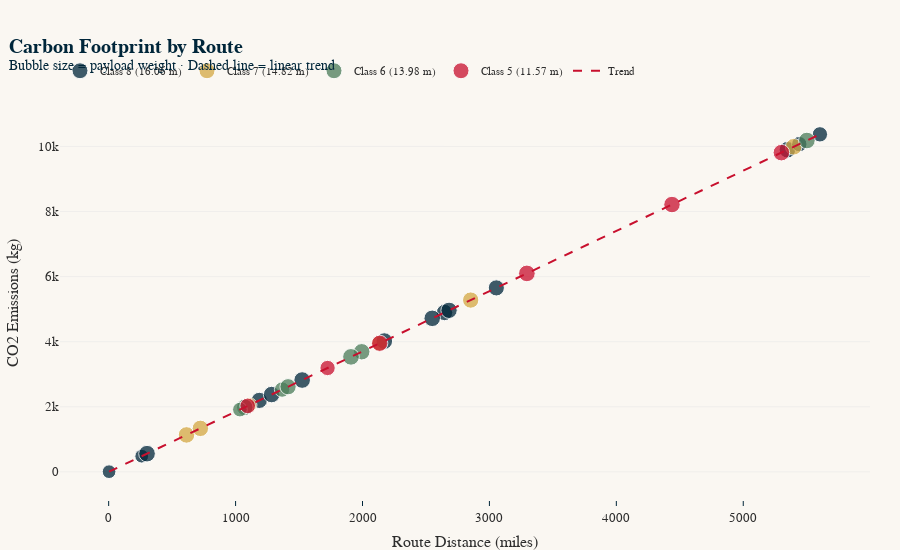

Source (notebook cell):
### Markdown cell above
---
## 5 - Carbon Footprint Analysis

Every gallon of diesel burned produces 10.18 kg of CO2 (EPA emission factor for highway diesel). The fleet's total emissions follow directly from fuel consumption:

$$\text{CO}_2 = \sum_{r \in \text{routes}} \frac{d_r}{\text{MPG}_r} \times 10.18 \;\text{kg}$$

where $d_r$ is the route distance in miles and $\text{MPG}_r$ is the fuel economy of the assigned truck.

The bubble chart below plots distance against CO2 for each route, with bubble size proportional to payload weight. The relationship is almost perfectly linear: long, heavy routes are the biggest emitters, and they are also the best candidates for electrification or rail intermodal on the trunk segment.

### Code cell
# ---
# CHART 5 · Carbon Bubble Chart -- Distance vs CO2 vs Payload
# ---

fig = go.Figure()

for cls in ["Class 8 (16.06 m)", "Class 7 (14.82 m)", "Class 6 (13.98 m)", "Class 5 (11.57 m)"]:
    mask = routes["Truck_Class"] == cls
    sub = routes[mask]
    fig.add_trace(go.Scatter(
        x=sub["Dist_mi"], y=sub["CO2_kg"],
        mode="markers", name=cls,
        marker=dict(
            size=sub["Weight_kg"] / 600,  # scale for readability
            color=class_colours[cls],
            opacity=0.75,
            line=dict(width=1, color="white"),
        ),
        hovertemplate=(
            "<b>Route %{customdata[0]}</b> (%{customdata[1]})<br>"
            "Distance: %{x:,.0f} mi<br>"
            "CO2: %{y:,.0f} kg<br>"
            "Payload: %{customdata[2]:,.0f} kg"
            "<extra></extra>"
        ),
        customdata=sub[["Route", "Driver", "Weight_kg"]].values,
    ))

# trend line
z = np.polyfit(routes["Dist_mi"], routes["CO2_kg"], 1)
x_line = np.linspace(routes["Dist_mi"].min(), routes["Dist_mi"].max(), 100)
fig.add_trace(go.Scatter(
    x=x_line, y=np.polyval(z, x_line),
    mode="lines", name="Trend",
    line=dict(color=ADM["crimson"], width=2, dash="dash"),
    hoverinfo="skip",
))

fig.update_layout(
    title="<b>Carbon Footprint by Route</b><br><sup>Bubble size = payload weight · Dashed line = linear trend</sup>",
    xaxis=dict(title="Route Distance (miles)"),
    yaxis=dict(title="CO2 Emissions (kg)"),
    height=550, width=900,
    legend=dict(orientation="h", yanchor="bottom", y=1.05, xanchor="left", x=0),
)
fig.show()

### Figure 1 — Plotly figure (JSON) as saved in the notebook; plotly's stock layout.template omitted (floating-point values rounded to 4 significant figures)
{"data": [{"customdata": [[13, "Steve", 8246.0], [14, "Dan", 8224.0], [19, "Steve", 9988.0], [21, "Steve", 9834.0], [26, "Steve", 9739.0], [30, "Dan", 9911], [38, "Dan", 9952.0], [40, "Dan", 9807.0], [43, "Dan", 9684.0], [63, "Steve", 9916.0], [74, "Steve", 9974.0], [90, "Dan", 9988.0], [125, "Dan", 9203.0], [126, "Steve", 9217]], "hovertemplate": "<b>Route %{customdata[0]}</b> (%{customdata[1]})<br>Distance: %{x:,.0f} mi<br>CO2: %{y:,.0f} kg<br>Payload: %{customdata[2]:,.0f} kg<extra></extra>", "marker": {"color": "#00263A", "line": {"color": "white", "width": 1}, "opacity": 0.75, "size": [13.74, 13.71, 16.65, 16.39, 16.23, 16.52, 16.59, 16.34, 16.14, 16.53, 16.62, 16.65, 15.34, 15.36]}, "mode": "markers", "name": "Class 8 (16.06 m)", "type": "scatter", "x": [260.2, 3.1, 302.2, 2646.0, 1187.0, 2549.0, 5348.0, 2682.0, 3054.0, 1284.0, 1524.0, 2172.0, 5604.0, 5442.0], "y": [481.7, 5.7, 559.3, 4898.0, 2196.0, 4718.0, 9899.0, 4964.0, 5653.0, 2376.0, 2822.0, 4020.0, 10370.0, 10070.0]}, {"customdata": [[5, "Joe", 9925.0], [9, "Joe", 9788.0], [15, "Joe", 9861.0], [24, "Joe", 9984.0], [29, "Joe", 9321.0], [91, "Joe", 8904]], "hovertemplate": "<b>Route %{customdata[0]}</b> (%{customdata[1]})<br>Distance: %{x:,.0f} mi<br>CO2: %{y:,.0f} kg<br>Payload: %{customdata[2]:,.0f} kg<extra></extra>", "marker": {"color": "#D4A843", "line": {"color": "white", "width": 1}, "opacity": 0.75, "size": [16.54, 16.31, 16.44, 16.64, 15.54, 14.84]}, "mode": "markers", "name": "Class 7 (14.82 m)", "type": "scatter", "x": [613.3, 2852.0, 722.5, 5397.0, 2132.0, 1110.0], "y": [1135.0, 5280.0, 1337.0, 9990.0, 3946.0, 2054.0]}, {"customdata": [[4, "William", 9848.0], [8, "William", 9993.0], [25, "William", 9235.0], [28, "William", 9743.0], [87, "William", 9984.0], [105, "William", 9925.0], [106, "William", 8836]], "hovertemplate": "<b>Route %{customdata[0]}</b> (%{customdata[1]})<br>Distance: %{x:,.0f} mi<br>CO2: %{y:,.0f} kg<br>Payload: %{customdata[2]:,.0f} kg<extra></extra>", "marker": {"color": "#4A7C59", "line": {"color": "white", "width": 1}, "opacity": 0.75, "size": [16.41, 16.65, 15.39, 16.24, 16.64, 16.54, 14.73]}, "mode": "markers", "name": "Class 6 (13.98 m)", "type": "scatter", "x": [1994.0, 1909.0, 1366.0, 1413.0, 5501.0, 1072.0, 1034.0], "y": [3691.0, 3534.0, 2529.0, 2616.0, 10180.0, 1984.0, 1914.0]}, {"customdata": [[16, "Tom", 9398.0], [18, "Tom", 9788.0], [23, "Tom", 9984.0], [92, "Tom", 9190.0], [97, "Tom", 9947.0], [102, "Tom", 9888.0]], "hovertemplate": "<b>Route %{customdata[0]}</b> (%{customdata[1]})<br>Distance: %{x:,.0f} mi<br>CO2: %{y:,.0f} kg<br>Payload: %{customdata[2]:,.0f} kg<extra></extra>", "marker": {"color": "#C8102E", "line": {"color": "white", "width": 1}, "opacity": 0.75, "size": [15.66, 16.31, 16.64, 15.32, 16.58, 16.48]}, "mode": "markers", "name": "Class 5 (11.57 m)", "type": "scatter", "x": [1095.0, 2136.0, 3295.0, 1725.0, 5300.0, 4438.0], "y": [2027.0, 3953.0, 6099.0, 3192.0, 9811.0, 8215.0]}, {"hoverinfo": "skip", "line": {"color": "#C8102E", "dash": "dash", "width": 2}, "mode": "lines", "name": "Trend", "type": "scatter", "x": [3.1, 59.67, 116.2, 172.8, 229.4, 286.0, 342.5, 399.1, 455.7, 512.3, 568.8, 625.4, 682.0, 738.6, 795.1, 851.7, 908.3, 964.9, 1021.0, 1078.0, 1135.0, 1191.0, 1248.0, 1304.0, 1361.0, 1417.0, 1474.0, 1531.0, 1587.0, 1644.0, 1700.0, 1757.0, 1813.0, 1870.0, 1927.0, 1983.0, 2040.0, 2096.0, 2153.0, 2210.0, 2266.0, 2323.0, 2379.0, 2436.0, 2492.0, 2549.0, 2606.0, 2662.0, 2719.0, 2775.0, 2832.0, 2888.0, 2945.0, 3002.0, 3058.0, 3115.0, 3171.0, 3228.0, 3284.0, 3341.0, 3398.0, 3454.0, 3511.0, 3567.0, 3624.0, 3680.0, 3737.0, 3794.0, 3850.0, 3907.0, 3963.0, 4020.0, 4076.0, 4133.0, 4190.0, 4246.0, 4303.0, 4359.0, 4416.0, 4473.0, 4529.0, 4586.0, 4642.0, 4699.0, 4755.0, 4812.0, 4869.0, 4925.0, 4982.0, 5038.0, 5095.0, 5151.0, 5208.0, 5265.0, 5321.0, 5378.0, 5434.0, 5491.0, 5547.0, 5604.0], "y": [5.716, 110.4, 215.1, 319.9, 424.6, 529.3, 634.0, 738.7, 843.4, 948.2, 1053.0, 1158.0, 1262.0, 1367.0, 1472.0, 1576.0, 1681.0, 1786.0, 1891.0, 1995.0, 2100.0, 2205.0, 2309.0, 2414.0, 2519.0, 2624.0, 2728.0, 2833.0, 2938.0, 3042.0, 3147.0, 3252.0, 3357.0, 3461.0, 3566.0, 3671.0, 3775.0, 3880.0, 3985.0, 4090.0, 4194.0, 4299.0, 4404.0, 4508.0, 4613.0, 4718.0, 4823.0, 4927.0, 5032.0, 5137.0, 5241.0, 5346.0, 5451.0, 5556.0, 5660.0, 5765.0, 5870.0, 5974.0, 6079.0, 6184.0, 6289.0, 6393.0, 6498.0, 6603.0, 6707.0, 6812.0, 6917.0, 7022.0, 7126.0, 7231.0, 7336.0, 7440.0, 7545.0, 7650.0, 7755.0, 7859.0, 7964.0, 8069.0, 8173.0, 8278.0, 8383.0, 8488.0, 8592.0, 8697.0, 8802.0, 8906.0, 9011.0, 9116.0, 9221.0, 9325.0, 9430.0, 9535.0, 9639.0, 9744.0, 9849.0, 9954.0, 10060.0, 10160.0, 10270.0, 10370.0]}], "layout": {"height": 550, "legend": {"orientation": "h", "x": 0, "xanchor": "left", "y": 1.05, "yanchor": "bottom"}, "title": {"text": "<b>Carbon Footprint by Route</b><br><sup>Bubble size = payload weight · Dashed line = linear trend</sup>"}, "width": 900, "xaxis": {"title": {"text": "Route Distance (miles)"}}, "yaxis": {"title": {"text": "CO2 Emissions (kg)"}}}}
